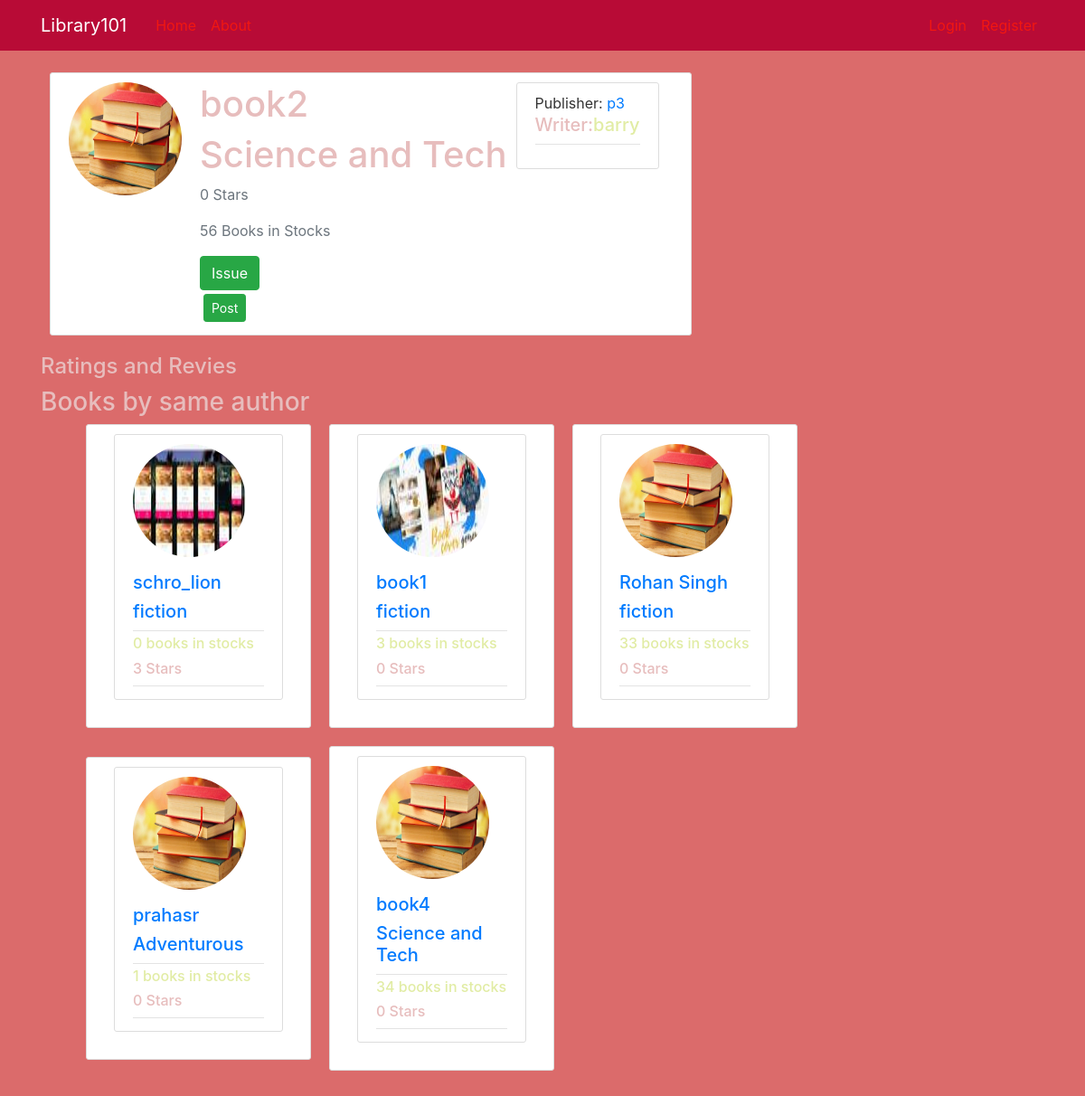
The page /book/10 on the database its author committed.
### web_App/models.py (models this page shows, shortened)
class Book(db.Model):
    id = db.Column(db.Integer, primary_key=True)
    title = db.Column(db.String(100), nullable=False)
    genre = db.Column(db.String(40))
    writer = db.Column(db.String(20), nullable=False)
    publisher=db.Column(db.String(20), nullable=False)#db.Column(db.DateTime, nullable=False, default=datetime.utcnow)
    summary = db.Column(db.String(200), nullable=False)#db.Column(db.Text, nullable=False)
    availability=db.Column(db.Integer, nullable=False, default=0)
    img_file = db.Column(db.String(20), nullable=False, default='default1.jpeg')
    rating = db.Column(db.Integer ,nullable=False, default=0)
    posts = db.relationship('Post', backref='owner', lazy=True)
    issued = db.relationship('Irequest', backref='issued', lazy=True)

### web_App/route.py (the view, shortened to what this page needs)
@app.route("/book/<int:book_id>",  methods=['GET', 'POST'])
def book_page(book_id):
    posts = Post.query.filter_by(book_id=book_id).order_by(Post.rating.desc()).all()
    book=Book.query.get_or_404(book_id)
    same_author=Book.query.filter_by(writer=book.writer).order_by(Book.rating.desc()).limit(5)
    same_genre=Book.query.filter_by(genre=book.genre).order_by(Book.rating.desc()).limit(5)
    image_file = url_for('static', filename='book_pics/' + book.img_file)
    form= PostForm()
    form2=Book_regForm()
    already_post=False
    print(already_post)
    image_file = url_for('static', filename='book_pics/' + book.img_file)
    return render_template('book.html', already_post=already_post,title=book.title, book=book,form=form, posts=posts, image_file=image_file, form2=form2, same_genre=same_genre, same_author=same_author)

### web_App/forms.py
class PostForm(FlaskForm):
    rating =IntegerField('Rate the Book on Scale of 5',
                        validators=[DataRequired()])
    description = TextAreaField('Description', validators=[DataRequired()])
    content = TextAreaField('Write Content')
    submit = SubmitField('Post')

class Book_regForm(FlaskForm):
    username = StringField('Username',
                           validators=[DataRequired(), Length(min=2, max=20)])
    book_name = StringField('Book Name',
                           validators=[DataRequired(), Length(min=2, max=40)])
    book_entry_id = IntegerField('Book Id', validators=[DataRequired()])
    duration = IntegerField('Define in number of days', validators=[DataRequired()])
    submit = SubmitField('Submit Request')

### web_App/templates/book.html (shortened to what this page needs)
{% extends "layout.html" %}
{% block content %}
  <article class="media content-section">
    <div id="media-body">
    <div class="media">
      <img class="rounded-circle account-img" src="{{image_file}}">
      <div id="media-body">
        <h2 class="account-heading">{{ book.title }}</h2>
        {% if book.genre %}<h4 class="account-heading">{{book.genre}}</h4>{% endif %}
        <p class="text-secondary">{{ book.rating }} Stars</p>
        <p class="text-secondary">{{ book.availability }} Books in Stocks</p>
        <form action="{{url_for('book_reg', book_id=book.id)}}" >
          <input type="submit" value="Issue" class="btn btn-success">
        </form>
        <button type="button" class="btn btn-success btn-sm m-1" data-toggle="modal" data-target="#postModal">Post</button></a>
      </div>
      <article class="media content-section">
        <div id="media-body">
        <div class="article-metadata">
          <div>
            Publisher: <a class="mr-2" href="{{url_for('publisher',publisher_name=book.publisher)}}">{{ book.publisher }}</a>
          </div>
          <div><h5>Writer:<a class="article-title" href="{{url_for('author', author_name=book.writer)}}">{{ book.writer }}</a></h5></div>
          </div>
        </div>
      </article>
      </div>
    </div>
    </article>
            <h4>Ratings and Revies</h4>
            <h3>Books by same author</h3>
                <div id="col-md-4">
        <ul id="list-group">
            {% for bok in same_author %}
            <div class="content-section">
            <article class="media content-section">
              <div id="media-body">
                <div class="article-metadata">
              <img class="rounded-circle account-img" src="{{url_for('static', filename='book_pics/' + bok.img_file)}}">
            <div class="article-metadata">
                <div><h5 > <a class="mr-2" href="{{url_for('book_page',book_id=bok.id)}}"> {{ bok.title }}</a></h5></div>
                {% if bok.genre %}<div><h5 ><a class="mr-2" href="#"> {{ bok.genre }} </a></h5></div>{% endif %}
            </div>
            <div class="body-author">
            <h6 class="article-title">{{bok.availability}} books in stocks</h6>
            <h6><a class="article-title" >{{ bok.rating }} Stars</a></h6></div>
           </div>
            </div>
          </article>
          </div>
            {% endfor %}
        </ul>
        </div>
{% endblock content %}

### web_App/static/main.css (style rules this page uses)
body { background: hsl(0, 61%, 64%); color: #333333; margin-top: 5rem; }
h1, h2, h3, h4, h5, h6 { color: #e7bdbd; }
#col-md-4 { width:70vw; align-items: center; display: flex; }
#col-md-4 #list-group { display:grid; align-items: center; grid-template-columns: 1fr 1fr 1fr; }
.content-section { background: #ffffff; padding: 10px 20px; border: 1px solid #dddddd; border-radius: 3px; margin-bottom: 20px; margin-right: 10px; margin-left:10px; }
.article-title { color: #b4cf1a65; }
.article-metadata { padding-bottom: 1px; margin-bottom: 4px; border-bottom: 1px solid #e3e3e3 }
.account-img { height: 125px; width: 125px; margin-right: 20px; margin-bottom: 16px; }
.account-heading { font-size: 2.5rem; }
.body-author { margin: 0 auto; }

### rows shown on the page
Book: title "book2", genre "Science and Tech", rating "0", availability "56", publisher "p3", writer "barry"
Book: img_file (picture), title "schro_lion", genre "fiction", availability "0", rating "3"
Book: img_file (picture), title "book1", genre "fiction", availability "3", rating "0"
Book: img_file (placeholder picture), title "Rohan Singh", genre "fiction", availability "33", rating "0"
Book: img_file (placeholder picture), title "prahasr", genre "Adventurous", availability "1", rating "0"
Book: img_file (placeholder picture), title "book4", genre "Science and Tech", availability "34", rating "0"
